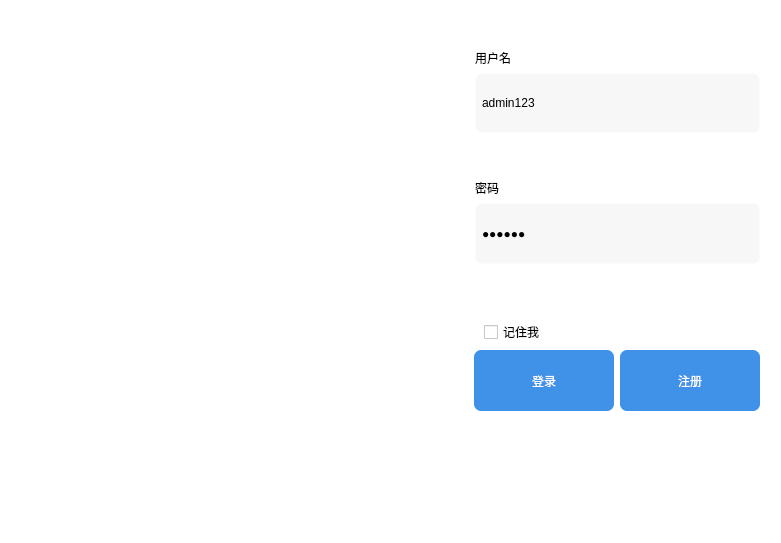
<?xml version="1.0" encoding="UTF-8"?>
<ui version="4.0">
 <class>MainWindow</class>
 <widget class="QMainWindow" name="MainWindow">
  <property name="geometry">
   <rect>
    <x>0</x>
    <y>0</y>
    <width>781</width>
    <height>543</height>
   </rect>
  </property>
  <property name="minimumSize">
   <size>
    <width>781</width>
    <height>521</height>
   </size>
  </property>
  <property name="maximumSize">
   <size>
    <width>781</width>
    <height>543</height>
   </size>
  </property>
  <property name="sizeIncrement">
   <size>
    <width>0</width>
    <height>0</height>
   </size>
  </property>
  <property name="windowTitle">
   <string>MainWindow</string>
  </property>
  <property name="styleSheet">
   <string notr="true">background-color: rgb(255, 255, 255);</string>
  </property>
  <widget class="QWidget" name="centralwidget">
   <layout class="QVBoxLayout" name="verticalLayout_3">
    <item>
     <layout class="QHBoxLayout" name="horizontalLayout_2">
      <item>
       <widget class="QLabel" name="label_image">
        <property name="minimumSize">
         <size>
          <width>450</width>
          <height>519</height>
         </size>
        </property>
        <property name="text">
         <string/>
        </property>
       </widget>
      </item>
      <item>
       <layout class="QVBoxLayout" name="verticalLayout_2">
        <property name="rightMargin">
         <number>12</number>
        </property>
        <item>
         <layout class="QVBoxLayout" name="verticalLayout">
          <property name="leftMargin">
           <number>10</number>
          </property>
          <item>
           <spacer name="verticalSpacer_5">
            <property name="orientation">
             <enum>Qt::Vertical</enum>
            </property>
            <property name="sizeHint" stdset="0">
             <size>
              <width>20</width>
              <height>40</height>
             </size>
            </property>
           </spacer>
          </item>
          <item>
           <widget class="QLabel" name="label">
            <property name="styleSheet">
             <string notr="true">
font: 20pt &quot;华文隶书&quot;;</string>
            </property>
            <property name="text">
             <string>用户名</string>
            </property>
           </widget>
          </item>
          <item>
           <widget class="QLineEdit" name="lineEdit_username">
            <property name="minimumSize">
             <size>
              <width>0</width>
              <height>60</height>
             </size>
            </property>
            <property name="styleSheet">
             <string notr="true">background-color: rgb(247, 247, 247);
border:1px groove transparent;
border-radius:7px;
padding:2px 4px;
font: 10pt &quot;华文隶书&quot;;</string>
            </property>
            <property name="text">
             <string>admin123</string>
            </property>
            <property name="placeholderText">
             <string>请输入用户名</string>
            </property>
           </widget>
          </item>
          <item>
           <spacer name="verticalSpacer_4">
            <property name="orientation">
             <enum>Qt::Vertical</enum>
            </property>
            <property name="sizeHint" stdset="0">
             <size>
              <width>20</width>
              <height>40</height>
             </size>
            </property>
           </spacer>
          </item>
          <item>
           <widget class="QLabel" name="label_2">
            <property name="sizePolicy">
             <sizepolicy hsizetype="Preferred" vsizetype="Preferred">
              <horstretch>0</horstretch>
              <verstretch>0</verstretch>
             </sizepolicy>
            </property>
            <property name="styleSheet">
             <string notr="true">font: 20pt &quot;华文隶书&quot;;</string>
            </property>
            <property name="text">
             <string>密码</string>
            </property>
           </widget>
          </item>
          <item>
           <widget class="QLineEdit" name="lineEdit_password">
            <property name="minimumSize">
             <size>
              <width>0</width>
              <height>61</height>
             </size>
            </property>
            <property name="styleSheet">
             <string notr="true">background-color: rgb(247, 247, 247);
border:1px groove transparent;
border-radius:7px;
padding:2px 4px;
font: 10pt &quot;华文隶书&quot;;</string>
            </property>
            <property name="text">
             <string>123456</string>
            </property>
            <property name="echoMode">
             <enum>QLineEdit::Password</enum>
            </property>
            <property name="placeholderText">
             <string>请输入用于密码</string>
            </property>
           </widget>
          </item>
          <item>
           <spacer name="verticalSpacer">
            <property name="orientation">
             <enum>Qt::Vertical</enum>
            </property>
            <property name="sizeHint" stdset="0">
             <size>
              <width>20</width>
              <height>40</height>
             </size>
            </property>
           </spacer>
          </item>
          <item>
           <layout class="QGridLayout" name="gridLayout_3">
            <property name="leftMargin">
             <number>9</number>
            </property>
            <property name="topMargin">
             <number>10</number>
            </property>
            <item row="0" column="0">
             <widget class="QCheckBox" name="remebermeBox">
              <property name="text">
               <string>记住我</string>
              </property>
             </widget>
            </item>
           </layout>
          </item>
         </layout>
        </item>
        <item>
         <layout class="QHBoxLayout" name="horizontalLayout">
          <property name="spacing">
           <number>6</number>
          </property>
          <property name="leftMargin">
           <number>9</number>
          </property>
          <property name="topMargin">
           <number>0</number>
          </property>
          <item>
           <widget class="QPushButton" name="pushButton_2">
            <property name="minimumSize">
             <size>
              <width>0</width>
              <height>61</height>
             </size>
            </property>
            <property name="styleSheet">
             <string notr="true">background-color: rgba(64, 145, 232, 255);
color: rgb(255, 255, 255);
border:0px groove gray;
border-radius:7px;
padding:2px 4px;
font: 14pt &quot;华文隶书&quot;;</string>
            </property>
            <property name="text">
             <string>登录</string>
            </property>
           </widget>
          </item>
          <item>
           <widget class="QPushButton" name="return_2">
            <property name="minimumSize">
             <size>
              <width>0</width>
              <height>61</height>
             </size>
            </property>
            <property name="styleSheet">
             <string notr="true">background-color: rgba(64, 145, 232, 255);
color: rgb(255, 255, 255);
border:0px groove gray;
border-radius:7px;
padding:2px 4px;
font: 14pt &quot;华文隶书&quot;;</string>
            </property>
            <property name="text">
             <string>注册</string>
            </property>
           </widget>
          </item>
         </layout>
        </item>
        <item>
         <spacer name="verticalSpacer_2">
          <property name="orientation">
           <enum>Qt::Vertical</enum>
          </property>
          <property name="sizeHint" stdset="0">
           <size>
            <width>20</width>
            <height>40</height>
           </size>
          </property>
         </spacer>
        </item>
       </layout>
      </item>
     </layout>
    </item>
   </layout>
  </widget>
 </widget>
 <resources/>
 <connections/>
</ui>
